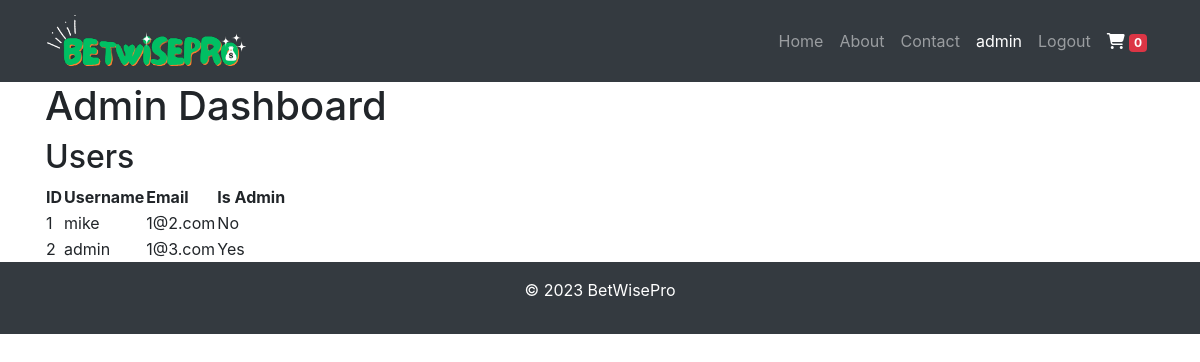
/admin (signed in), run on the app's committed database.
### main.py (models this page shows)
class User(UserMixin,db.Model):
    __tablename__ = 'users'
    id = db.Column(db.Integer, primary_key=True)
    username = db.Column(db.String(64), index=True, unique=True, nullable=False)
    email = db.Column(db.String(120), index=True, unique=True, nullable=False)
    password = db.Column(db.String(128), nullable=False)
    is_admin = db.Column(db.Boolean, default=False, nullable=False)
    cart_items = db.relationship('CartItem', backref='user', lazy='dynamic')
    orders = db.relationship('Order', backref='user', lazy=True)

### main.py (the view)
@app.route('/admin')
@login_required
@admin_required
def admin():
    users = User.query.all()
    return render_template('admin.html', title='Admin', users=users)

### main.py (called while the page is built)
@login_manager.user_loader
def load_user(user_id):
    return User.query.get(int(user_id))

def admin_required(f):
    @wraps(f)
    def decorated_function(*args, **kwargs):
        if not current_user.is_authenticated or not current_user.is_admin:
            abort(403)
        return f(*args, **kwargs)
    return decorated_function

### templates/admin.html
{% extends 'base.html' %}
{% block content %}
  <h1>Admin Dashboard</h1>
  <h2>Users</h2>
  <table>
    <thead>
      <tr>
        <th>ID</th>
        <th>Username</th>
        <th>Email</th>
        <th>Is Admin</th>
      </tr>
    </thead>
    <tbody>
      {% for user in users %}
        <tr>
          <td>{{ user.id }}</td>
          <td>{{ user.username }}</td>
          <td>{{ user.email }}</td>
          <td>{{ "Yes" if user.is_admin else "No" }}</td>
        </tr>
      {% endfor %}
    </tbody>
  </table>
{% endblock %}

### templates/header.html (shortened to what this page needs)
<header>
    <nav class="navbar navbar-expand-lg navbar-dark bg-dark" id="navbarbig_screen">
      <div class="container">
        <a class="navbar-brand" href="{{ url_for('index') }}"><img class="logo"src="{{ url_for('static', filename='images/logo.PNG') }}"></a>
        <div class="collapse navbar-collapse" id="navbarNav">
          <ul class="navbar-nav ml-auto">
            <li class="nav-item">
              <a class="nav-link" href="{{ url_for('index') }}">Home</a>
            </li>
            <li class="nav-item">
              <a class="nav-link" href="#">About</a>
            </li>
            <li class="nav-item">
              <a class="nav-link" href="#">Contact</a>
            </li>
            {% if  not current_user.is_authenticated: %}
            <li class="nav-item">
              <button type="button" class="btn btn-success me-md-2"><a href="{{url_for('login')}}"style="text-decoration:none;color:white;">Login</a></button>
            </li>
            <li class="nav-item">
              <button type="button" class="btn btn-dark me-md-2"><a href="{{url_for('register')}}" style="text-decoration:none;color:white;">Register</a></button>
            </li>
            {% else %}
            <li class="nav-item user">
              <a class="nav-link" href="{{ url_for('profile') }}" style="color:white;">{{current_user.username}}</a>
            </li>
            <li class="nav-item">
              <a class="nav-link" href="{{ url_for('logout') }}">Logout</a>
            </li>
            {% endif %}
            <li class="nav-item">
              <a class="nav-link" href="{{ url_for('cart') }}" id="cart-icon" role="button"  aria-expanded="false" style="color:white;">
                <i class="fas fa-shopping-cart"></i>
                <span class="badge bg-danger" id="cart-count">0</span>
              </a>
            </li>
          </ul>
        </div>
      </div>
    </nav>
  </header>

### static/css/styles.css (style rules this page uses)
.logo { height:20%; width:60%; }
.navbar-brand { margin-right: 0px; }

### data on the page
User: username "admin", id "2", email "1@3.com", is_admin "Yes"
User: id "1", username "mike", email "1@2.com", is_admin "No"
